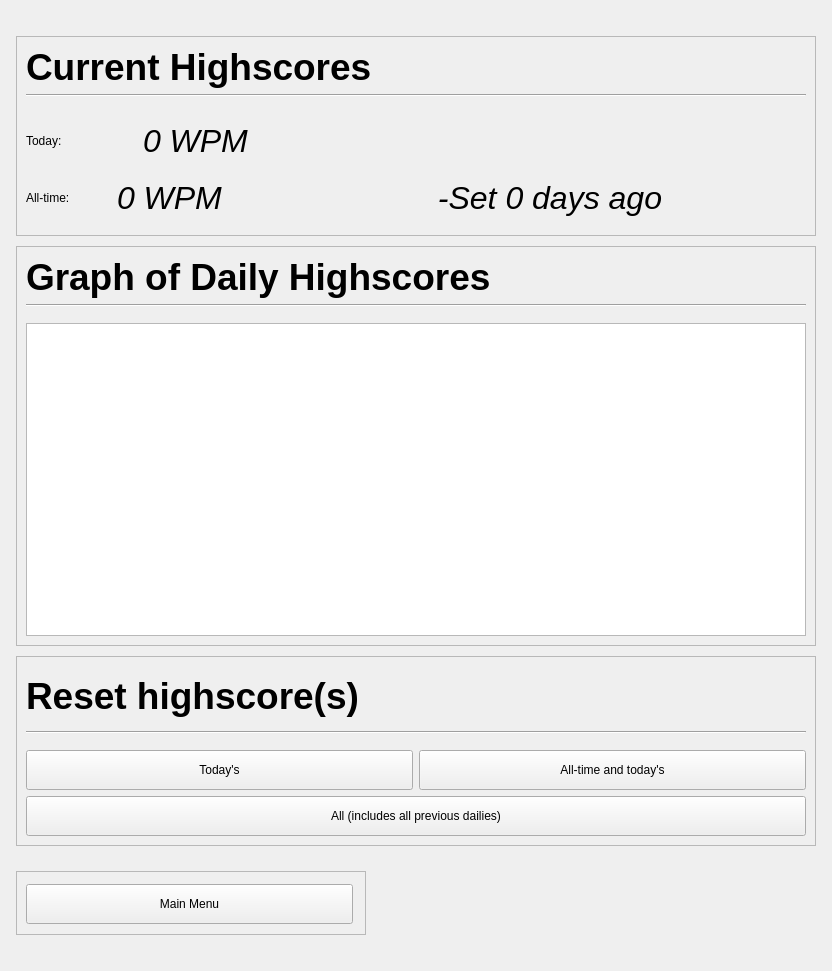
<?xml version="1.0" encoding="UTF-8"?>
<ui version="4.0">
 <class>statsWindow</class>
 <widget class="QWidget" name="statsWindow">
  <property name="geometry">
   <rect>
    <x>0</x>
    <y>0</y>
    <width>832</width>
    <height>971</height>
   </rect>
  </property>
  <property name="windowTitle">
   <string>Stats</string>
  </property>
  <layout class="QHBoxLayout" name="horizontalLayout_4">
   <item>
    <spacer name="horizontalSpacer">
     <property name="orientation">
      <enum>Qt::Horizontal</enum>
     </property>
     <property name="sizeType">
      <enum>QSizePolicy::Expanding</enum>
     </property>
     <property name="sizeHint" stdset="0">
      <size>
       <width>100</width>
       <height>20</height>
      </size>
     </property>
    </spacer>
   </item>
   <item>
    <layout class="QVBoxLayout" name="verticalLayout_4">
     <property name="spacing">
      <number>10</number>
     </property>
     <property name="topMargin">
      <number>0</number>
     </property>
     <property name="bottomMargin">
      <number>0</number>
     </property>
     <item>
      <spacer name="verticalSpacer_3">
       <property name="orientation">
        <enum>Qt::Vertical</enum>
       </property>
       <property name="sizeHint" stdset="0">
        <size>
         <width>20</width>
         <height>40</height>
        </size>
       </property>
      </spacer>
     </item>
     <item>
      <widget class="QFrame" name="frameCurrent">
       <property name="sizePolicy">
        <sizepolicy hsizetype="Expanding" vsizetype="Preferred">
         <horstretch>0</horstretch>
         <verstretch>0</verstretch>
        </sizepolicy>
       </property>
       <property name="minimumSize">
        <size>
         <width>0</width>
         <height>200</height>
        </size>
       </property>
       <property name="frameShape">
        <enum>QFrame::StyledPanel</enum>
       </property>
       <property name="frameShadow">
        <enum>QFrame::Raised</enum>
       </property>
       <layout class="QVBoxLayout" name="verticalLayout_5">
        <item>
         <layout class="QVBoxLayout" name="verticalLayout_3">
          <item>
           <widget class="QLabel" name="labelCurrentHighscores">
            <property name="styleSheet">
             <string notr="true">font-weight: bold; font-size: 28pt;</string>
            </property>
            <property name="text">
             <string>Current Highscores</string>
            </property>
           </widget>
          </item>
          <item>
           <widget class="Line" name="line">
            <property name="orientation">
             <enum>Qt::Horizontal</enum>
            </property>
           </widget>
          </item>
          <item>
           <spacer name="verticalSpacer">
            <property name="orientation">
             <enum>Qt::Vertical</enum>
            </property>
            <property name="sizeType">
             <enum>QSizePolicy::Fixed</enum>
            </property>
            <property name="sizeHint" stdset="0">
             <size>
              <width>20</width>
              <height>10</height>
             </size>
            </property>
           </spacer>
          </item>
          <item>
           <layout class="QHBoxLayout" name="horizontalLayout_2">
            <property name="topMargin">
             <number>10</number>
            </property>
            <item>
             <widget class="QLabel" name="labelToday">
              <property name="sizePolicy">
               <sizepolicy hsizetype="Expanding" vsizetype="Preferred">
                <horstretch>1</horstretch>
                <verstretch>0</verstretch>
               </sizepolicy>
              </property>
              <property name="text">
               <string>Today: </string>
              </property>
              <property name="alignment">
               <set>Qt::AlignLeading|Qt::AlignLeft|Qt::AlignVCenter</set>
              </property>
             </widget>
            </item>
            <item>
             <widget class="QLabel" name="labelTodayScore">
              <property name="sizePolicy">
               <sizepolicy hsizetype="MinimumExpanding" vsizetype="Preferred">
                <horstretch>6</horstretch>
                <verstretch>0</verstretch>
               </sizepolicy>
              </property>
              <property name="font">
               <font>
                <pointsize>24</pointsize>
                <italic>true</italic>
               </font>
              </property>
              <property name="text">
               <string>0 WPM</string>
              </property>
             </widget>
            </item>
           </layout>
          </item>
          <item>
           <spacer name="verticalSpacer_10">
            <property name="orientation">
             <enum>Qt::Vertical</enum>
            </property>
            <property name="sizeType">
             <enum>QSizePolicy::Fixed</enum>
            </property>
            <property name="sizeHint" stdset="0">
             <size>
              <width>20</width>
              <height>5</height>
             </size>
            </property>
           </spacer>
          </item>
          <item>
           <layout class="QHBoxLayout" name="horizontalLayout_3">
            <property name="topMargin">
             <number>10</number>
            </property>
            <item>
             <widget class="QLabel" name="labelAllTIme">
              <property name="sizePolicy">
               <sizepolicy hsizetype="Expanding" vsizetype="Preferred">
                <horstretch>1</horstretch>
                <verstretch>0</verstretch>
               </sizepolicy>
              </property>
              <property name="text">
               <string>All-time: </string>
              </property>
              <property name="alignment">
               <set>Qt::AlignLeading|Qt::AlignLeft|Qt::AlignVCenter</set>
              </property>
             </widget>
            </item>
            <item>
             <widget class="QLabel" name="labelAllTimeScore">
              <property name="sizePolicy">
               <sizepolicy hsizetype="Expanding" vsizetype="Preferred">
                <horstretch>2</horstretch>
                <verstretch>0</verstretch>
               </sizepolicy>
              </property>
              <property name="font">
               <font>
                <pointsize>24</pointsize>
                <italic>true</italic>
               </font>
              </property>
              <property name="text">
               <string>0 WPM</string>
              </property>
             </widget>
            </item>
            <item>
             <widget class="QLabel" name="labelDaysAgo">
              <property name="sizePolicy">
               <sizepolicy hsizetype="Expanding" vsizetype="Preferred">
                <horstretch>6</horstretch>
                <verstretch>0</verstretch>
               </sizepolicy>
              </property>
              <property name="font">
               <font>
                <pointsize>24</pointsize>
                <italic>true</italic>
               </font>
              </property>
              <property name="text">
               <string>-Set 0 days ago</string>
              </property>
              <property name="alignment">
               <set>Qt::AlignCenter</set>
              </property>
             </widget>
            </item>
           </layout>
          </item>
          <item>
           <spacer name="verticalSpacer_2">
            <property name="orientation">
             <enum>Qt::Vertical</enum>
            </property>
            <property name="sizeType">
             <enum>QSizePolicy::Preferred</enum>
            </property>
            <property name="sizeHint" stdset="0">
             <size>
              <width>20</width>
              <height>20</height>
             </size>
            </property>
           </spacer>
          </item>
         </layout>
        </item>
       </layout>
      </widget>
     </item>
     <item>
      <spacer name="verticalSpacer_8">
       <property name="orientation">
        <enum>Qt::Vertical</enum>
       </property>
       <property name="sizeType">
        <enum>QSizePolicy::Preferred</enum>
       </property>
       <property name="sizeHint" stdset="0">
        <size>
         <width>20</width>
         <height>15</height>
        </size>
       </property>
      </spacer>
     </item>
     <item>
      <widget class="QFrame" name="frameGraphs">
       <property name="sizePolicy">
        <sizepolicy hsizetype="Expanding" vsizetype="Preferred">
         <horstretch>0</horstretch>
         <verstretch>0</verstretch>
        </sizepolicy>
       </property>
       <property name="minimumSize">
        <size>
         <width>800</width>
         <height>400</height>
        </size>
       </property>
       <property name="frameShape">
        <enum>QFrame::StyledPanel</enum>
       </property>
       <property name="frameShadow">
        <enum>QFrame::Raised</enum>
       </property>
       <layout class="QVBoxLayout" name="verticalLayout_6">
        <item>
         <widget class="QLabel" name="labelGraphTitle">
          <property name="styleSheet">
           <string notr="true">font-weight: bold; font-size: 28pt;</string>
          </property>
          <property name="text">
           <string>Graph of Daily Highscores</string>
          </property>
         </widget>
        </item>
        <item>
         <widget class="Line" name="line_2">
          <property name="orientation">
           <enum>Qt::Horizontal</enum>
          </property>
         </widget>
        </item>
        <item>
         <spacer name="verticalSpacer_5">
          <property name="orientation">
           <enum>Qt::Vertical</enum>
          </property>
          <property name="sizeType">
           <enum>QSizePolicy::Fixed</enum>
          </property>
          <property name="sizeHint" stdset="0">
           <size>
            <width>20</width>
            <height>10</height>
           </size>
          </property>
         </spacer>
        </item>
        <item>
         <widget class="PlotWidget" name="graphView"/>
        </item>
       </layout>
      </widget>
     </item>
     <item>
      <spacer name="verticalSpacer_9">
       <property name="orientation">
        <enum>Qt::Vertical</enum>
       </property>
       <property name="sizeType">
        <enum>QSizePolicy::Preferred</enum>
       </property>
       <property name="sizeHint" stdset="0">
        <size>
         <width>20</width>
         <height>15</height>
        </size>
       </property>
      </spacer>
     </item>
     <item>
      <widget class="QFrame" name="frame">
       <property name="minimumSize">
        <size>
         <width>0</width>
         <height>190</height>
        </size>
       </property>
       <property name="frameShape">
        <enum>QFrame::StyledPanel</enum>
       </property>
       <property name="frameShadow">
        <enum>QFrame::Raised</enum>
       </property>
       <layout class="QVBoxLayout" name="verticalLayout_2">
        <item>
         <widget class="QLabel" name="labelResetTitle">
          <property name="sizePolicy">
           <sizepolicy hsizetype="Preferred" vsizetype="Preferred">
            <horstretch>0</horstretch>
            <verstretch>0</verstretch>
           </sizepolicy>
          </property>
          <property name="styleSheet">
           <string notr="true">font-weight: bold; font-size: 28pt;</string>
          </property>
          <property name="text">
           <string>Reset highscore(s)</string>
          </property>
         </widget>
        </item>
        <item>
         <widget class="Line" name="line_3">
          <property name="orientation">
           <enum>Qt::Horizontal</enum>
          </property>
         </widget>
        </item>
        <item>
         <spacer name="verticalSpacer_7">
          <property name="orientation">
           <enum>Qt::Vertical</enum>
          </property>
          <property name="sizeType">
           <enum>QSizePolicy::Fixed</enum>
          </property>
          <property name="sizeHint" stdset="0">
           <size>
            <width>20</width>
            <height>10</height>
           </size>
          </property>
         </spacer>
        </item>
        <item>
         <layout class="QVBoxLayout" name="verticalLayout">
          <property name="topMargin">
           <number>0</number>
          </property>
          <item>
           <layout class="QHBoxLayout" name="horizontalLayout_7">
            <property name="spacing">
             <number>6</number>
            </property>
            <item>
             <widget class="QPushButton" name="buttonResetDaily">
              <property name="sizePolicy">
               <sizepolicy hsizetype="Preferred" vsizetype="Maximum">
                <horstretch>0</horstretch>
                <verstretch>0</verstretch>
               </sizepolicy>
              </property>
              <property name="minimumSize">
               <size>
                <width>280</width>
                <height>40</height>
               </size>
              </property>
              <property name="text">
               <string>Today's</string>
              </property>
             </widget>
            </item>
            <item>
             <widget class="QPushButton" name="buttonResetAllTime">
              <property name="sizePolicy">
               <sizepolicy hsizetype="Preferred" vsizetype="Maximum">
                <horstretch>0</horstretch>
                <verstretch>0</verstretch>
               </sizepolicy>
              </property>
              <property name="minimumSize">
               <size>
                <width>280</width>
                <height>40</height>
               </size>
              </property>
              <property name="text">
               <string>All-time and today's</string>
              </property>
             </widget>
            </item>
           </layout>
          </item>
          <item>
           <layout class="QHBoxLayout" name="horizontalLayout_6">
            <property name="topMargin">
             <number>0</number>
            </property>
            <item>
             <widget class="QPushButton" name="buttonResetAll">
              <property name="sizePolicy">
               <sizepolicy hsizetype="Preferred" vsizetype="Maximum">
                <horstretch>0</horstretch>
                <verstretch>0</verstretch>
               </sizepolicy>
              </property>
              <property name="minimumSize">
               <size>
                <width>240</width>
                <height>40</height>
               </size>
              </property>
              <property name="text">
               <string>All (includes all previous dailies)</string>
              </property>
             </widget>
            </item>
           </layout>
          </item>
         </layout>
        </item>
       </layout>
      </widget>
     </item>
     <item>
      <spacer name="verticalSpacer_6">
       <property name="orientation">
        <enum>Qt::Vertical</enum>
       </property>
       <property name="sizeType">
        <enum>QSizePolicy::Fixed</enum>
       </property>
       <property name="sizeHint" stdset="0">
        <size>
         <width>20</width>
         <height>15</height>
        </size>
       </property>
      </spacer>
     </item>
     <item>
      <layout class="QHBoxLayout" name="horizontalLayout">
       <item>
        <widget class="QFrame" name="frame_2">
         <property name="minimumSize">
          <size>
           <width>350</width>
           <height>64</height>
          </size>
         </property>
         <property name="frameShape">
          <enum>QFrame::StyledPanel</enum>
         </property>
         <property name="frameShadow">
          <enum>QFrame::Raised</enum>
         </property>
         <layout class="QHBoxLayout" name="horizontalLayout_8">
          <property name="leftMargin">
           <number>9</number>
          </property>
          <property name="topMargin">
           <number>12</number>
          </property>
          <property name="rightMargin">
           <number>12</number>
          </property>
          <property name="bottomMargin">
           <number>12</number>
          </property>
          <item>
           <widget class="QPushButton" name="buttonMainMenu">
            <property name="sizePolicy">
             <sizepolicy hsizetype="Preferred" vsizetype="Fixed">
              <horstretch>0</horstretch>
              <verstretch>0</verstretch>
             </sizepolicy>
            </property>
            <property name="minimumSize">
             <size>
              <width>0</width>
              <height>40</height>
             </size>
            </property>
            <property name="text">
             <string>Main Menu</string>
            </property>
           </widget>
          </item>
         </layout>
        </widget>
       </item>
       <item>
        <spacer name="horizontalSpacer_4">
         <property name="orientation">
          <enum>Qt::Horizontal</enum>
         </property>
         <property name="sizeHint" stdset="0">
          <size>
           <width>40</width>
           <height>20</height>
          </size>
         </property>
        </spacer>
       </item>
      </layout>
     </item>
     <item>
      <spacer name="verticalSpacer_4">
       <property name="orientation">
        <enum>Qt::Vertical</enum>
       </property>
       <property name="sizeHint" stdset="0">
        <size>
         <width>18</width>
         <height>40</height>
        </size>
       </property>
      </spacer>
     </item>
    </layout>
   </item>
   <item>
    <spacer name="horizontalSpacer_2">
     <property name="orientation">
      <enum>Qt::Horizontal</enum>
     </property>
     <property name="sizeType">
      <enum>QSizePolicy::Expanding</enum>
     </property>
     <property name="sizeHint" stdset="0">
      <size>
       <width>100</width>
       <height>20</height>
      </size>
     </property>
    </spacer>
   </item>
  </layout>
 </widget>
 <customwidgets>
  <customwidget>
   <class>PlotWidget</class>
   <extends>QGraphicsView</extends>
   <header>pyqtgraph</header>
  </customwidget>
 </customwidgets>
 <resources/>
 <connections/>
</ui>
